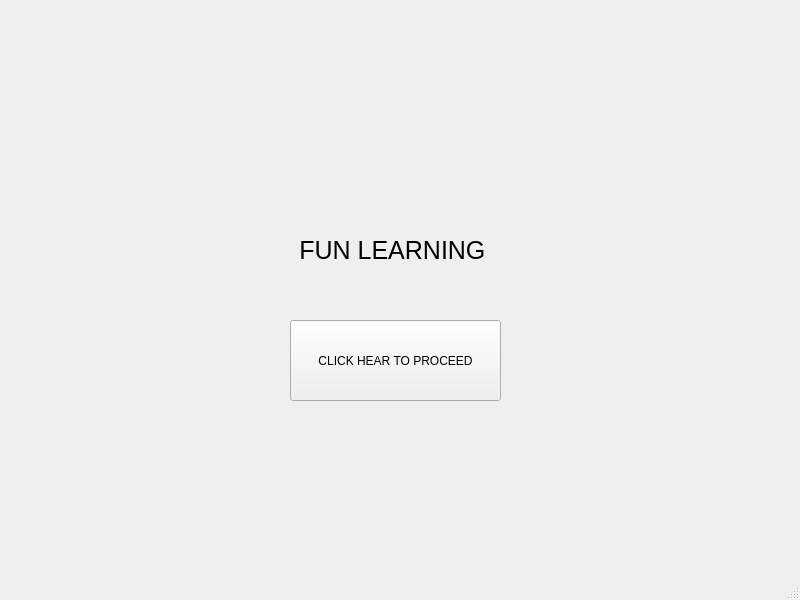
<?xml version="1.0" encoding="UTF-8"?>
<ui version="4.0">
 <class>MainWindow</class>
 <widget class="QMainWindow" name="MainWindow">
  <property name="geometry">
   <rect>
    <x>0</x>
    <y>0</y>
    <width>800</width>
    <height>600</height>
   </rect>
  </property>
  <property name="windowTitle">
   <string>MainWindow</string>
  </property>
  <widget class="QWidget" name="centralwidget">
   <widget class="QLabel" name="Mfun_learning">
    <property name="geometry">
     <rect>
      <x>230</x>
      <y>180</y>
      <width>341</width>
      <height>141</height>
     </rect>
    </property>
    <property name="styleSheet">
     <string notr="true">font-size:25px;</string>
    </property>
    <property name="text">
     <string>          FUN LEARNING</string>
    </property>
   </widget>
   <widget class="QPushButton" name="Mclick_to_proceed">
    <property name="geometry">
     <rect>
      <x>290</x>
      <y>320</y>
      <width>211</width>
      <height>81</height>
     </rect>
    </property>
    <property name="text">
     <string>CLICK HEAR TO PROCEED</string>
    </property>
   </widget>
  </widget>
  <widget class="QMenuBar" name="menubar">
   <property name="geometry">
    <rect>
     <x>0</x>
     <y>0</y>
     <width>800</width>
     <height>26</height>
    </rect>
   </property>
  </widget>
  <widget class="QStatusBar" name="statusbar"/>
 </widget>
 <resources/>
 <connections/>
</ui>
